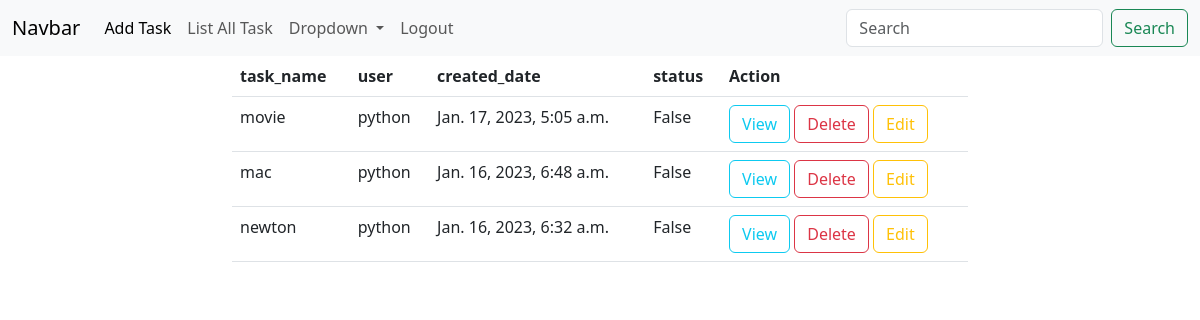
Screenshot of /tasks/all/ (signed in) with the database file from the repository.
### api/models.py (models this page shows, shortened)
class Tasks(models.Model):
    task_name=models.CharField(max_length=200)
    user=models.ForeignKey(User,on_delete=models.CASCADE)
    created_date=models.DateTimeField(auto_now_add=True)
    status=models.BooleanField(default=False)

### taskweb/views.py (the view)
# urls.py: path("tasks/all/",views.TaskListView.as_view(),name="task-list"),
@method_decorator(signin_required,name="dispatch")
class TaskListView(View):
    def get(self,request,*args,**kwargs):
        qs=Tasks.objects.filter(user=request.user).order_by("-created_date")
        return render(request,"task-list.html",{"tasks":qs})

### taskweb/views.py (called while the page is built)
def signin_required(fn):
    def wrapper(request,*args,**kwargs):
        if not request.user.is_authenticated:
            return redirect("signin")
        else:
            return fn(request,*args,**kwargs)
    return wrapper

### taskweb/templates/task-list.html
{%extends 'base.html'%}
{%block body%}
<div class="container">
    <div class="row">
        <div class="col-2"></div>
        <div class="col-8">
            <table class="table">
                <tr>
                    <th>task_name</th>
                    <th>user</th>
                    <th>created_date</th>
                    <th>status</th>
                    <th>Action</th>
                </tr>
                {%for t in tasks%}
                    <tr>
                        <td>{{t.task_name}}</td>
                        <td>{{t.user}}</td>
                        <td>{{t.created_date}}</td>
                        <td>{{t.status}}</td>
                       <td>
                        <a href="{%url 'task-detail' t.id %}" class="btn btn-outline-info">View</a>
                        <a href="{%url 'task-delete' t.id%}" class="btn btn-outline-danger">Delete</a>
                        <a href="{%url 'task-edit' t.id%}" class="btn btn-outline-warning">Edit</a>
                       </td>
                    </tr>
                {%endfor%}
            </table>
        </div>
        <div class="col-2"></div>
    </div>
</div>
{%endblock%}

### taskweb/templates/base.html (shortened to what this page needs)
<!DOCTYPE html>
<html lang="en">
<head>
    <link href="https://cdn.jsdelivr.net/npm/bootstrap@5.3.0-alpha1/dist/css/bootstrap.min.css" rel="stylesheet">
</head>
<body>
    <nav class="navbar navbar-expand-lg bg-body-tertiary">
        <div class="container-fluid">
          <a class="navbar-brand" href="#">Navbar</a>
          <div class="collapse navbar-collapse" id="navbarSupportedContent">
            <ul class="navbar-nav me-auto mb-2 mb-lg-0">
              <li class="nav-item">
                <a class="nav-link active" aria-current="page" href="{%url 'task-add'%}">Add Task</a>
              </li>
              <li class="nav-item">
                <a class="nav-link" href="{%url 'task-list'%}">List All Task</a>
              </li>
              <li class="nav-item dropdown">
                <a class="nav-link dropdown-toggle" href="" role="button" data-bs-toggle="dropdown" aria-expanded="false">
                  Dropdown
                </a>
              </li>
              <li class="nav-item">
                <a class="nav-link" href="{%url 'signout'%}">Logout</a>
              </li>
            </ul>
            <form class="d-flex" role="search">
              <input class="form-control me-2" type="search" placeholder="Search" aria-label="Search">
              <button class="btn btn-outline-success" type="submit">Search</button>
            </form>
          </div>
        </div>
      </nav>
      {%block body%}
      {%endblock%}
</body>
</html>

### rows the page displays
Tasks: task_name "movie", user "python", created_date "Jan. 17, 2023, 5:05 a.m.", status "False"
Tasks: task_name "mac", user "python", created_date "Jan. 16, 2023, 6:48 a.m.", status "False"
Tasks: task_name "newton", user "python", created_date "Jan. 16, 2023, 6:32 a.m.", status "False"
